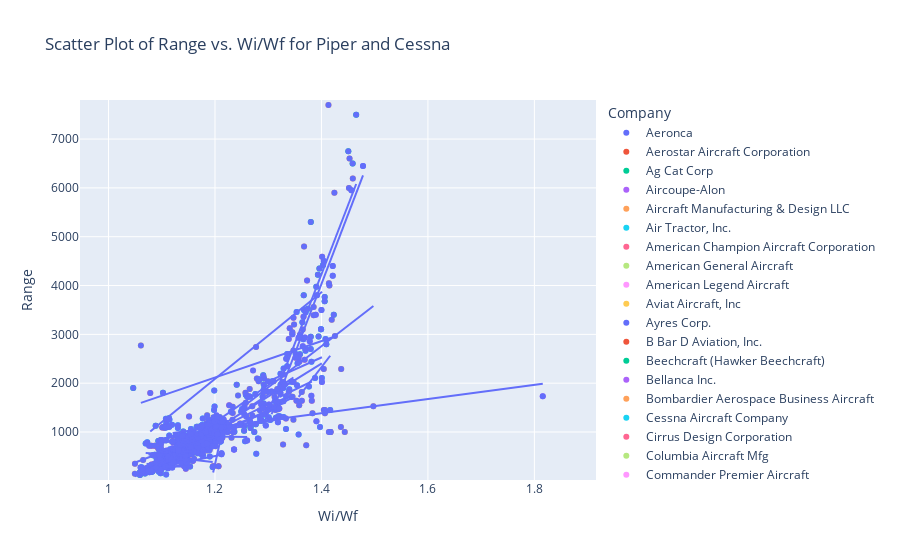

This figure's notebook cell:
### Markdown cell above
And the same plot with interactivity (ignore the divide by zero complaint as this will be solved in the streamlit implementation)

### Code cell
# Create a new DataFrame for hover data
df['Wi/Wf'] = (df['AUW'] + df['FW']) / df['AUW']

# Define intervals for Wi/Wf
interval_1 = df[df['Wi/Wf'] <= 1.35]
interval_2 = df[df['Wi/Wf'] > 1.35]

# Create a plotly scatter plot
fig = px.scatter(df, x='Wi/Wf', y='Range', color='Company',
                 hover_name='Model',  # Column to display on hover
                 title='Scatter Plot of Range vs. Wi/Wf for Piper and Cessna',
                 labels={'Wi/Wf': 'Wi/Wf', 'Range': 'Range'},
                 range_x=[df['Wi/Wf'].min() - 0.1, df['Wi/Wf'].max() + 0.1],
                 range_y=[df['Range'].min() - 100, df['Range'].max() + 100])

# Add regression lines using plotly's `trendline` feature
for company in df['Company'].unique():
    company_data = df[df['Company'] == company]
    if not company_data.empty:
        fig.add_traces(px.scatter(company_data, x='Wi/Wf', y='Range', trendline='ols',
                                  title=f"{company} Regression Line").data)

# Show the figure
fig.show()
